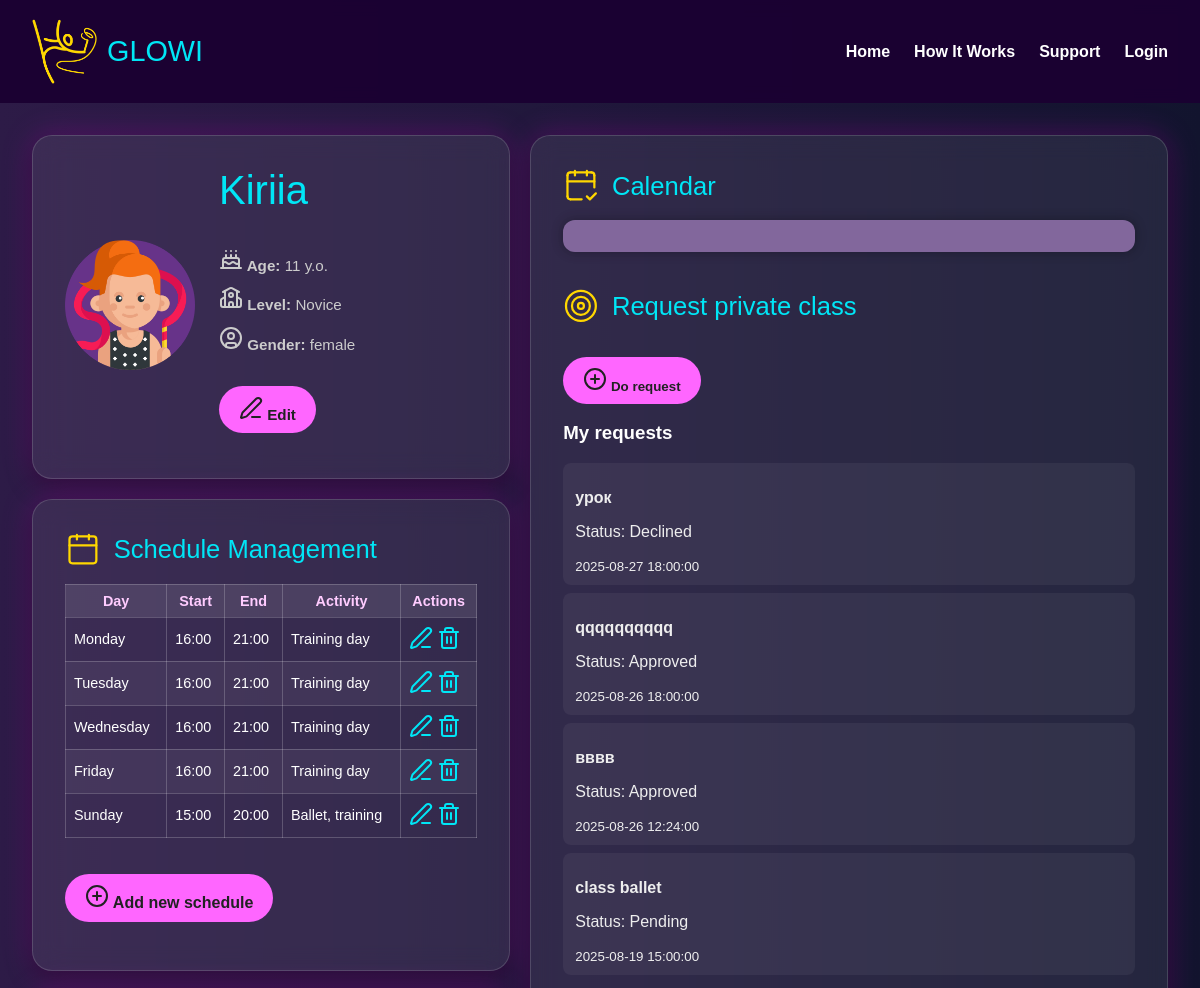
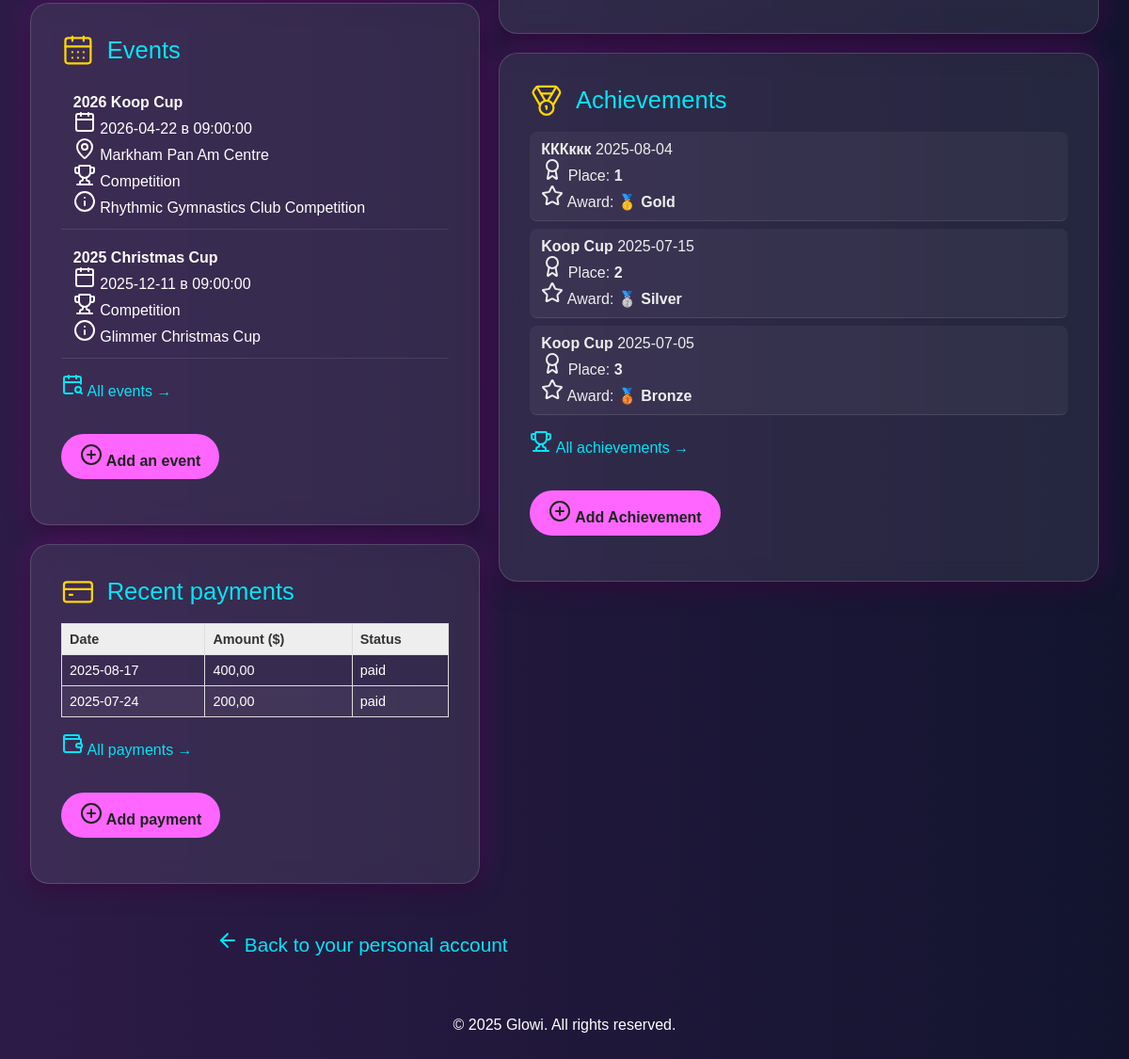
Screenshot of /child_profile.php?childID=2 (signed in) with the database file from the repository (2 pictures, top to bottom).
### tables this page shows
CREATE TABLE `children` (
  `childID` int(4) NOT NULL,
  `parentID` int(11) NOT NULL,
  `name` varchar(100) NOT NULL,
  `age` int(11) NOT NULL,
  `groupLevel` varchar(50) NOT NULL,
  `photoImage` varchar(255) DEFAULT 'placeholder_100.jpg',
  `created_at` timestamp NOT NULL DEFAULT current_timestamp(),
  `updated_at` timestamp NOT NULL DEFAULT current_timestamp() ON UPDATE current_timestamp(),
  `gender` enum('male','female','unknown') DEFAULT 'unknown'
);

CREATE TABLE `schedule` (
  `scheduleID` int(11) NOT NULL,
  `childID` int(11) NOT NULL,
  `dayOfWeek` enum('Monday','Tuesday','Wednesday','Thursday','Friday','Saturday','Sunday') NOT NULL,
  `startTime` time NOT NULL,
  `endTime` time NOT NULL,
  `activity` varchar(255) NOT NULL
);

CREATE TABLE `child_event` (
  `ID` int(4) NOT NULL,
  `eventID` int(11) NOT NULL,
  `childID` int(4) NOT NULL,
  `createdBy` enum('parent','coach') DEFAULT 'parent'
);

CREATE TABLE `events` (
  `eventID` int(11) NOT NULL,
  `eventType` enum('training','competition') NOT NULL,
  `title` varchar(100) NOT NULL,
  `description` text NOT NULL,
  `date` date NOT NULL,
  `time` time NOT NULL,
  `location` varchar(100) NOT NULL,
  `created_at` timestamp NOT NULL DEFAULT current_timestamp(),
  `updated_at` timestamp NOT NULL DEFAULT current_timestamp() ON UPDATE current_timestamp(),
  `createdBy` enum('parent','coach') DEFAULT 'coach'
);

CREATE TABLE `payments` (
  `paymentID` int(11) NOT NULL,
  `childID` int(11) NOT NULL,
  `amount` decimal(10,2) NOT NULL,
  `status` enum('paid','unpaid') NOT NULL,
  `paymentDate` date NOT NULL,
  `created_at` timestamp NOT NULL DEFAULT current_timestamp(),
  `updated_at` timestamp NOT NULL DEFAULT current_timestamp() ON UPDATE current_timestamp()
);

CREATE TABLE `private_lesson_requests` (
  `requestID` int(11) NOT NULL,
  `childID` int(11) NOT NULL,
  `message` text DEFAULT NULL,
  `status` enum('pending','approved','declined') DEFAULT 'pending',
  `response` text DEFAULT NULL,
  `requestDate` datetime DEFAULT current_timestamp(),
  `created_at` timestamp NOT NULL DEFAULT current_timestamp(),
  `updated_at` timestamp NOT NULL DEFAULT current_timestamp() ON UPDATE current_timestamp()
);

CREATE TABLE `achievements` (
  `achievementID` int(11) NOT NULL,
  `childID` int(4) NOT NULL,
  `title` varchar(100) NOT NULL,
  `type` varchar(50) DEFAULT NULL,
  `fileURL` varchar(255) DEFAULT NULL,
  `dateAwarded` date NOT NULL,
  `created_at` timestamp NOT NULL DEFAULT current_timestamp(),
  `updated_at` timestamp NOT NULL DEFAULT current_timestamp() ON UPDATE current_timestamp(),
  `medal` enum('gold','silver','bronze','none') NOT NULL DEFAULT 'none',
  `place` int(3) DEFAULT NULL
);

### child_profile.php (the view, shortened to what this page needs)
<?php
require 'database.php';
$parentID = $_SESSION['parentID'];
$childID = isset($_GET['childID']) && is_numeric($_GET['childID']) ? (int)$_GET['childID'] : die("Некорректный ID ребенка.");
$stmt = $pdo->prepare("SELECT * FROM children WHERE childID = ? AND parentID = ?");
$stmt->execute([$childID, $parentID]);
$child = $stmt->fetch(PDO::FETCH_ASSOC);
$imageFile = $child['photoImage'] ?? '';
$uploadDir = 'uploads/avatars/';
$placeholder = 'assets/img/placeholder.png';
if (!empty($imageFile)) {
    $thumbPath = $uploadDir . pathinfo($imageFile, PATHINFO_FILENAME) . '_100.' . pathinfo($imageFile, PATHINFO_EXTENSION);
    $originalPath = $uploadDir . $imageFile;
    if (file_exists($thumbPath)) $imagePath = $thumbPath;
    elseif (file_exists($originalPath)) $imagePath = $originalPath;
    else $imagePath = $placeholder;
} else $imagePath = $placeholder;
$stmt = $pdo->prepare("SELECT * FROM schedule WHERE childID = ? ORDER BY FIELD(dayOfWeek,'Monday','Tuesday','Wednesday','Thursday','Friday','Saturday','Sunday'), startTime ASC");
$stmt->execute([$childID]);
$scheduleList = $stmt->fetchAll(PDO::FETCH_ASSOC);
$stmt = $pdo->prepare("SELECT * FROM private_lesson_requests WHERE childID = ? ORDER BY requestDate DESC");
$stmt->execute([$childID]);
$requests = $stmt->fetchAll();
$stmt = $pdo->prepare("SELECT * FROM achievements WHERE childID = ? ORDER BY dateAwarded DESC LIMIT 5");
$stmt->execute([$childID]);
$achievements = $stmt->fetchAll(PDO::FETCH_ASSOC);
$stmt = $pdo->prepare("SELECT * FROM payments WHERE childID = ? ORDER BY paymentDate DESC LIMIT 5");
$stmt->execute([$childID]);
$payments = $stmt->fetchAll(PDO::FETCH_ASSOC);
$stmt = $pdo->prepare("SELECT e.*, ce.createdBy FROM events e JOIN child_event ce ON e.eventID = ce.eventID WHERE ce.childID = ?");
$stmt->execute([$childID]);
$events = $stmt->fetchAll(PDO::FETCH_ASSOC);
?>
<!DOCTYPE html>
<html lang="ru">
<head>
  <link rel="stylesheet" href="css/child_profile.css">
  <link href="https://cdn.jsdelivr.net/npm/fullcalendar@6.1.11/main.min.css" rel="stylesheet">
  <link rel="stylesheet" href="https://cdn.jsdelivr.net/npm/swiper@10/swiper-bundle.min.css" />
</head>
<body>
  <?php include 'header.php'; ?>
<main class="profile-container">
  <div class="left-column">
    <section class="card profile-header">
      <div class="avatar">
  <img src="<?= htmlspecialchars($imagePath) ?>" alt="Фото ребенка" class="avatar-preview" id="imagePreview">
  </div>
      <div>
        <h1> <?= htmlspecialchars($child['name']) ?></h1>
        <p><strong><i data-lucide="cake"></i> Age:</strong> <?= htmlspecialchars($child['age']) ?> y.o.</p>
        <p><strong><i data-lucide="school"></i> Level:</strong> <?= htmlspecialchars($child['groupLevel']) ?></p>
        <p><strong><i data-lucide="user-circle"></i> Gender:</strong> <?= htmlspecialchars($child['gender']) ?></p>
        <p><a href="edit_child.php?childID=<?= $childID ?>" class="button"><i data-lucide="edit-3"></i> Edit</a></p>
      </div>
    </section>
    <section class="card monthly-schedule">
  <h2><i data-lucide="calendar"></i> Schedule Management</h2>
  <?php if(empty($scheduleList)): ?>
    <p>No schedule added yet.</p>
  <?php else: ?>
    <table>
      <thead>
        <tr>
          <th>Day</th>
          <th>Start</th>
          <th>End</th>
          <th>Activity</th>
          <th>Actions</th>
        </tr>
      </thead>
      <tbody>
        <?php foreach($scheduleList as $sched): ?>
          <tr>
            <td><?= htmlspecialchars($sched['dayOfWeek']) ?></td>
            <td><?= substr($sched['startTime'],0,5) ?></td>
            <td><?= substr($sched['endTime'],0,5) ?></td>
            <td><?= htmlspecialchars($sched['activity']) ?></td>
            <td>
              <a href="edit_schedule.php?scheduleID=<?= $sched['scheduleID'] ?>" class="btn-small"><i data-lucide="edit-3"></i></a>
              <a href="delete_schedule.php?scheduleID=<?= $sched['scheduleID'] ?>&childID=<?= $childID ?>" class="btn-small btn-danger" onclick="return confirm('Are you sure you want to delete this schedule?');">
                <i data-lucide="trash-2"></i>
              </a>
            </td>
          </tr>
        <?php endforeach; ?>
      </tbody>
    </table>
    <p><a href="add_schedule.php?childID=<?= $childID ?>" class="button">
    <i data-lucide="plus-circle"></i> Add new schedule</a></p>
  <?php endif; ?>
</section>
    <section class="card schedule-events-section">
      <h2><i data-lucide="calendar-days"></i> Events</h2>
      <?php if (empty($events)): ?>
        <p>There are no added events.</p>
      <?php else: ?>
        <ul>
          <?php foreach ($events as $event): ?>
            <li>
              <strong><?= htmlspecialchars($event['title']) ?></strong>
              <br><i data-lucide="calendar"></i> <?= htmlspecialchars($event['date']) ?> в <?= htmlspecialchars($event['time']) ?>
              <?php if (!empty($event['location'])): ?>
                <br><i data-lucide="map-pin"></i> <?= htmlspecialchars($event['location']) ?>
              <?php endif; ?>
              <br><i data-lucide="<?= $event['eventType'] === 'training' ? 'dumbbell' : 'trophy' ?>"></i>
              <?= ucfirst($event['eventType']) ?>
              <?php if (!empty($event['description'])): ?>
                <br><i data-lucide="info"></i> <?= nl2br(htmlspecialchars($event['description'])) ?>
              <?php endif; ?>
            </li>
          <?php endforeach; ?>
        </ul>
        <p><a href="event_list_child.php?childID=<?= $childID ?>"><i data-lucide="calendar-search"></i> All events →</a></p>
      <?php endif; ?>
      <p><a href="event_add_child.php?childID=<?= $childID ?>" class="button">
        <i data-lucide="plus-circle"></i> Add an event </a></p>
    </section>
   <section class="card payments-section">
  <h2><i data-lucide="credit-card"></i> Recent payments</h2>
  <?php if (empty($payments)): ?>
    <p>No payments yet</p>
  <?php else: ?>
    <table>
      <thead><tr><th>Date</th><th>Amount ($)</th><th>Status</th></tr></thead>
      <tbody>
        <?php foreach ($payments as $payment): ?>
          <tr>
            <td><?= htmlspecialchars($payment['paymentDate']) ?></td>
            <td><?= number_format($payment['amount'], 2, ',', ' ') ?></td>
            <td><?= htmlspecialchars($payment['status']) ?></td>
          </tr>
        <?php endforeach; ?>
      </tbody>
    </table>
  <?php endif; ?>
   <p><a href="child_payments.php?childID=<?= $childID ?>"><i data-lucide="wallet"></i> All payments →</a></p>
   <p><a href="add_payment.php?childID=<?= $childID ?>" class="button">
        <i data-lucide="plus-circle"></i> Add payment </a></p>
</section>
  </div>
  <div class="right-column">
    <section class="card calendar-section">
      <h2><i data-lucide="calendar-check-2"></i> Calendar </h2>
      <div id='calendar'></div>
 <br/>
 <br/>
      <h2><i data-lucide="target"></i> Request private class</h2>
  <button class="button neon-btn" onclick="openModal()">
    <i data-lucide="plus-circle"></i> Do request
  </button>
  <div class="requests-block">
    <br/>
    <h3>My requests</h3>
    <?php if ($requests): ?>
      <ul>
        <?php foreach ($requests as $req): ?>
          <li class="request <?= $req['status'] ?>">
            <p><strong><?= htmlspecialchars($req['message']) ?></strong></p>
            <p>Status: <?= ucfirst($req['status']) ?></p>
            <small><?= $req['requestDate'] ?></small>
          </li>
        <?php endforeach; ?>
      </ul>
    <?php else: ?>
      <p>There are no requests yet.</p>
    <?php endif; ?>
  </div>
    </section>
    <section class="card achievements-section">
      <h2><i data-lucide="medal"></i> Achievements</h2>
      <?php if (empty($achievements)): ?>
        <p>There are no added achievements.</p>
      <?php else: ?>
        <ul>
          <?php foreach ($achievements as $ach): ?>
            <li>
              <strong><?= htmlspecialchars($ach['title']) ?></strong>
              <?= htmlspecialchars($ach['dateAwarded']) ?>
              <?php if (!empty($ach['place'])): ?>
                <br><i data-lucide="award"></i> Place: <strong><?= (int)$ach['place'] ?></strong>
              <?php endif; ?>
              <?php if (!empty($ach['medal']) && $ach['medal'] !== 'none'): ?>
                <br><i data-lucide="star"></i> Award:
                <strong>
                  <?php
                    switch ($ach['medal']) {
                      case 'gold': echo '🥇 Gold '; break;
                      case 'silver': echo '🥈 Silver '; break;
                      case 'bronze': echo '🥉 Bronze '; break;
                    }
                  ?>
                </strong>
              <?php endif; ?>
            </li>
          <?php endforeach; ?>
        </ul>
        <p><a href="child_achievements.php?childID=<?= $childID ?>"><i data-lucide="trophy"></i> All achievements →</a></p>
      <?php endif; ?>
      <p><a href="add_achievement.php?childID=<?= $childID ?>" class="button">
        <i data-lucide="plus-circle"></i> Add Achievement</a></p>
    </section>
  </div>
</main>
<p class="arrow"><a href="dashboard.php" ><i data-lucide="arrow-left"></i> Back to your personal account</a></p>
<?php include 'footer.php'; ?>
</body>
</html>

### rows the page displays
children: photoImage (picture), name "Kiriia", age "11", groupLevel "Novice", gender "female"
schedule: dayOfWeek "Monday", startTime "16:00", endTime "21:00", activity "Training day"
schedule: dayOfWeek "Tuesday", startTime "16:00", endTime "21:00", activity "Training day"
schedule: dayOfWeek "Wednesday", startTime "16:00", endTime "21:00", activity "Training day"
schedule: dayOfWeek "Friday", startTime "16:00", endTime "21:00", activity "Training day"
schedule: dayOfWeek "Sunday", startTime "15:00", endTime "20:00", activity "Ballet, training"
child_event: eventID.title "2026 Koop Cup", eventID.date "2026-04-22", eventID.time "09:00:00", eventID.location "Markham Pan Am Centre", eventID.eventType "Competition", eventID.description "Rhythmic Gymnastics Club Competition"
child_event: eventID.title "2025 Christmas Cup", eventID.date "2025-12-11", eventID.time "09:00:00", eventID.eventType "Competition", eventID.description "Glimmer Christmas Cup"
payments: paymentDate "2025-08-17", amount "400,00", status "paid"
payments: paymentDate "2025-07-24", amount "200,00", status "paid"
private_lesson_requests: message "урок", status "Declined", requestDate "2025-08-27 18:00:00"
private_lesson_requests: message "qqqqqqqqqq", status "Approved", requestDate "2025-08-26 18:00:00"
private_lesson_requests: message "вввв", status "Approved", requestDate "2025-08-26 12:24:00"
private_lesson_requests: message "class ballet", status "Pending", requestDate "2025-08-19 15:00:00"
achievements: title "КККккк", dateAwarded "2025-08-04", place "1", shows "Award:", medal "🥇 Gold"
achievements: title "Koop Cup", dateAwarded "2025-07-15", place "2", shows "Award:", medal "🥈 Silver"
achievements: title "Koop Cup", dateAwarded "2025-07-05", place "3", shows "Award:", medal "🥉 Bronze"
